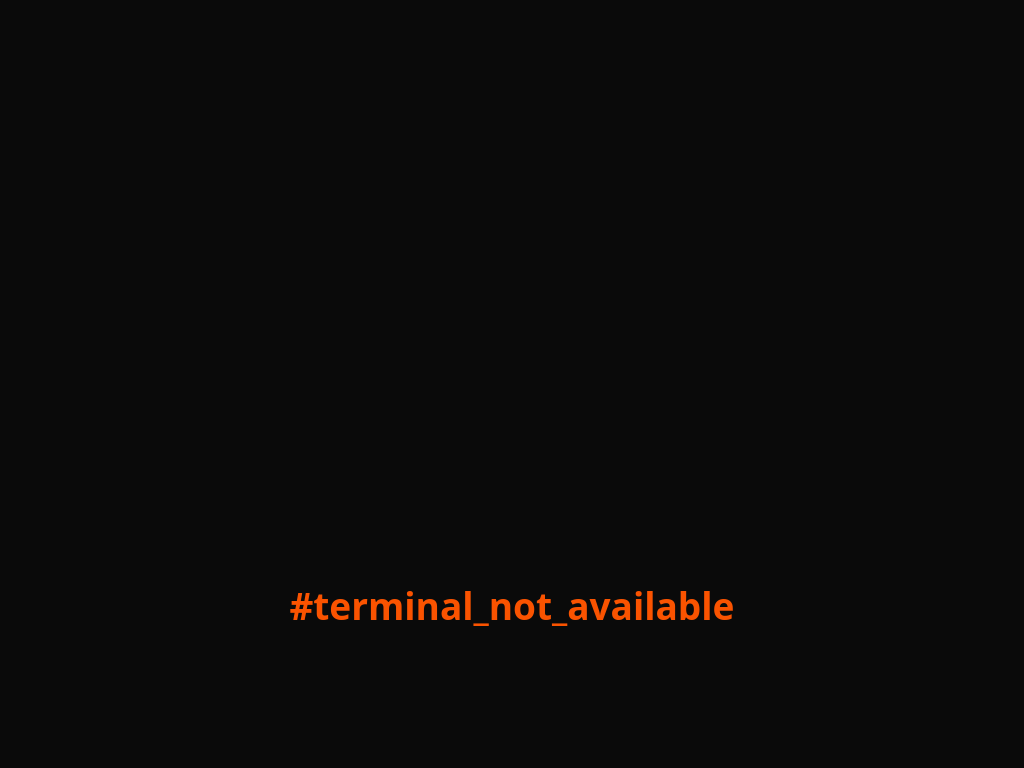
<?xml version="1.0" encoding="UTF-8"?>
<ui version="4.0">
    <class>SplashScreenClass</class>
    <widget class="QWidget" name="SplashScreenClass">
        <property name="geometry">
            <rect>
                <x>0</x>
                <y>0</y>
                <width>1024</width>
                <height>768</height>
            </rect>
        </property>
        <property name="styleSheet">
            <string notr="true">background-color: #0A0A0A; color: #FA5300; border: none;</string>
        </property>
        <layout class="QVBoxLayout" name="mainLayout">
            <item>
                <spacer name="topSpacer">
                    <property name="orientation">
                        <enum>Qt::Vertical</enum>
                    </property>
                </spacer>
            </item>
            <!-- LOGO -->
            <item>
                <layout class="QHBoxLayout" name="logoLayout">
                    <item>
                        <spacer name="hS1">
                            <property name="orientation">
                                <enum>Qt::Horizontal</enum>
                            </property>
                        </spacer>
                    </item>
                    <item>
                        <widget class="QLabel" name="lblLogo">
                            <property name="minimumSize">
                                <size>
                                    <width>350</width>
                                    <height>100</height>
                                </size>
                            </property>
                            <property name="pixmap">
                                <pixmap resource="Resources.qrc">:/brand/humo_logo_midnight.svg</pixmap>
                            </property>
                            <property name="scaledContents">
                                <bool>true</bool>
                            </property>
                        </widget>
                    </item>
                    <item>
                        <spacer name="hS2">
                            <property name="orientation">
                                <enum>Qt::Horizontal</enum>
                            </property>
                        </spacer>
                    </item>
                </layout>
            </item>
            <item>
                <spacer name="gap">
                    <property name="sizeType">
                        <enum>QSizePolicy::Fixed</enum>
                    </property>
                    <property name="sizeHint" stdset="0">
                        <size>
                            <width>20</width>
                            <height>40</height>
                        </size>
                    </property>
                </spacer>
            </item>
            <!-- MAINTENANCE ICON -->
            <item>
                <layout class="QHBoxLayout" name="iconLayout">
                    <item>
                        <spacer name="hS3">
                            <property name="orientation">
                                <enum>Qt::Horizontal</enum>
                            </property>
                        </spacer>
                    </item>
                    <item>
                        <widget class="QLabel" name="lblIcon">
                            <property name="minimumSize">
                                <size>
                                    <width>60</width>
                                    <height>60</height>
                                </size>
                            </property>
                            <property name="maximumSize">
                                <size>
                                    <width>60</width>
                                    <height>60</height>
                                </size>
                            </property>
                            <property name="pixmap">
                                <pixmap resource="Resources.qrc">:/icons/maintenance_charming.svg</pixmap>
                            </property>
                            <property name="scaledContents">
                                <bool>true</bool>
                            </property>
                        </widget>
                    </item>
                    <item>
                        <spacer name="hS4">
                            <property name="orientation">
                                <enum>Qt::Horizontal</enum>
                            </property>
                        </spacer>
                    </item>
                </layout>
            </item>
            <!-- STATE ICONS (индикаторы состояния устройств, аналог statusRow в QML) -->
            <item>
                <layout class="QHBoxLayout" name="stateLayout">
                    <property name="spacing">
                        <number>8</number>
                    </property>
                    <item>
                        <spacer name="hSS1">
                            <property name="orientation">
                                <enum>Qt::Horizontal</enum>
                            </property>
                        </spacer>
                    </item>
                    <item>
                        <spacer name="hSS2">
                            <property name="orientation">
                                <enum>Qt::Horizontal</enum>
                            </property>
                        </spacer>
                    </item>
                </layout>
            </item>
            <!-- DYNAMIC MESSAGE (WORD-WRAP ENABLED) -->
            <item>
                <widget class="QLabel" name="lblMessage">
                    <property name="font">
                        <font>
                            <family>PT Sans Caption</family>
                            <pointsize>28</pointsize>
                            <weight>75</weight>
                            <bold>true</bold>
                        </font>
                    </property>
                    <property name="styleSheet">
                        <string notr="true">margin-top: 20px; padding-left: 50px; padding-right:
                            50px;</string>
                    </property>
                    <property name="text">
                        <string>#terminal_not_available</string>
                    </property>
                    <property name="alignment">
                        <set>Qt::AlignCenter</set>
                    </property>
                    <property name="wordWrap">
                        <bool>true</bool>
                    </property>
                </widget>
            </item>
            <item>
                <spacer name="bottomSpacer">
                    <property name="orientation">
                        <enum>Qt::Vertical</enum>
                    </property>
                </spacer>
            </item>
        </layout>
    </widget>
    <resources>
        <include location="Resources.qrc" />
    </resources>
</ui>
